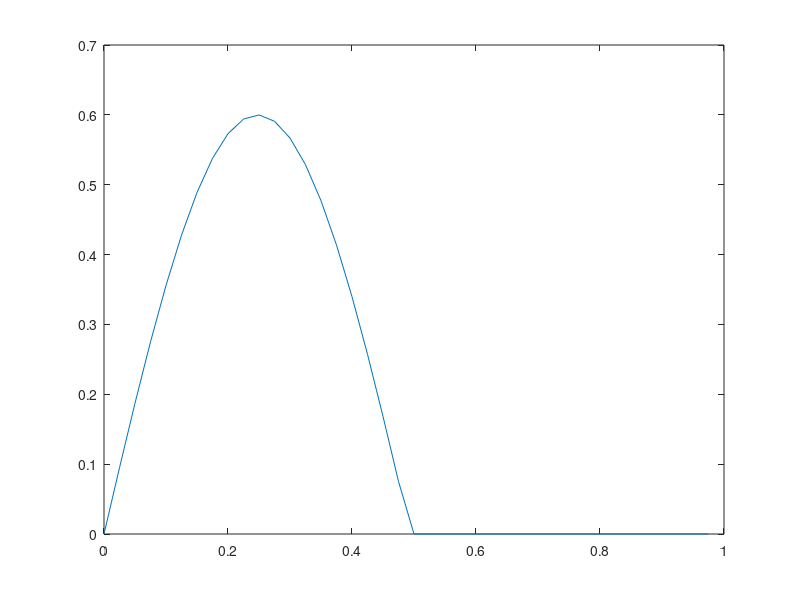

The MATLAB script that drew this image:
%Input 15m ride swell at 31m/s
t=0:.025:.975;
w=0:.005:.095;
u1=0.6*sin((200/6.3)*w);
u2=zeros(size(u1));
u=[u1 u2];
plot(t,u)